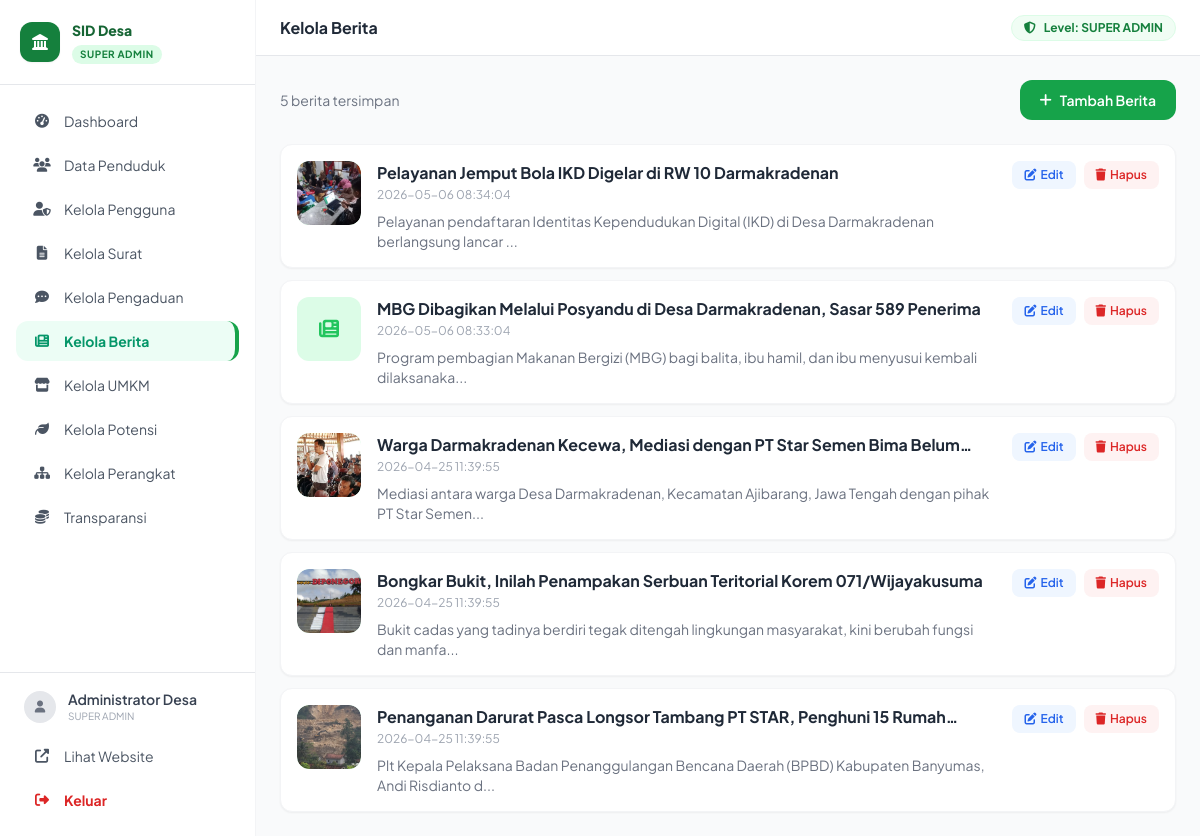
Page /admin/kelola-berita.php (signed in) on the committed database.
### tables this page shows
CREATE TABLE `berita` (
  `id` int(11) NOT NULL,
  `judul` varchar(300) NOT NULL,
  `isi` longtext NOT NULL,
  `gambar` varchar(255) DEFAULT NULL,
  `tanggal` timestamp NOT NULL DEFAULT current_timestamp()
);

### admin/kelola-berita.php (the view, shortened to what this page needs)
<?php
require_once '../config/db.php';
$action = $_GET['action'] ?? 'list';
$berita = $conn->query("SELECT * FROM berita ORDER BY tanggal DESC");
require_once 'layout.php';
?>
<?php if($action === 'list'): ?>
<div class="flex items-center justify-between mb-6">
    <div class="text-sm text-gray-500"><?= $berita->num_rows ?> berita tersimpan</div>
    <a href="?action=add" class="bg-green-600 hover:bg-green-700 text-white text-sm font-semibold px-5 py-2.5 rounded-xl flex items-center gap-2 transition">
        <i class="fas fa-plus"></i> Tambah Berita
    </a>
</div>
<div class="space-y-3">
    <?php while($row = $berita->fetch_assoc()): ?>
    <div class="bg-white rounded-xl border border-gray-100 shadow-sm p-4 flex gap-4 items-start">
        <div class="w-16 h-16 bg-green-100 rounded-xl flex items-center justify-center flex-shrink-0 overflow-hidden">
            <?php if($row['gambar'] && file_exists('../uploads/berita/'.$row['gambar'])): ?>
            <img src="../uploads/berita/<?= $row['gambar'] ?>" class="w-16 h-16 object-cover rounded-xl">
            <?php else: ?>
            <i class="fas fa-newspaper text-green-500 text-xl"></i>
            <?php endif; ?>
        </div>
        <div class="flex-1 min-w-0">
            <div class="font-bold text-gray-800 mb-0.5 line-clamp-1"><?= htmlspecialchars($row['judul']) ?></div>
            <div class="text-xs text-gray-400 mb-2"><?= isset($row['tanggal']) ? $row['tanggal'] : '' ?></div>
            <div class="text-sm text-gray-500 line-clamp-2"><?= strip_tags(substr($row['isi'], 0, 100)) ?>...</div>
        </div>
        <div class="flex gap-2 flex-shrink-0">
            <a href="?action=edit&id=<?= $row['id'] ?>"
               class="bg-blue-50 text-blue-600 hover:bg-blue-100 px-3 py-1.5 rounded-lg text-xs font-semibold transition flex items-center gap-1">
                <i class="fas fa-edit"></i> Edit
            </a>
            <a href="#" onclick="konfirmasiHapus('?delete=<?= $row['id'] ?>', '<?= addslashes(htmlspecialchars($row['judul'])) ?>'); return false;"
               class="bg-red-50 text-red-600 hover:bg-red-100 px-3 py-1.5 rounded-lg text-xs font-semibold transition flex items-center gap-1">
                <i class="fas fa-trash"></i> Hapus
            </a>
        </div>
    </div>
    <?php endwhile; ?>
</div>
<?php endif; ?>
<?php require_once 'layout-footer.php'; ?>

### admin/layout.php (style rules this page uses)
body { font-family: 'Plus Jakarta Sans', sans-serif; }

### rows in the picture
berita: gambar (picture), judul "Pelayanan Jemput Bola IKD Digelar di RW 10 Darmakradenan", tanggal "2026-05-06 08:34:04", isi "Pelayanan pendaftaran Identitas Kependudukan Digital (IKD) di Desa Darmakradenan berlangsung lancar"
berita: judul "MBG Dibagikan Melalui Posyandu di Desa Darmakradenan, Sasar 589 Penerima", tanggal "2026-05-06 08:33:04", isi "Program pembagian Makanan Bergizi (MBG) bagi balita, ibu hamil, dan ibu menyusui kembali dilaksanaka"
berita: gambar (picture), judul "Warga Darmakradenan Kecewa, Mediasi dengan PT Star Semen Bima…", tanggal "2026-04-25 11:39:55", isi "Mediasi antara warga Desa Darmakradenan, Kecamatan Ajibarang, Jawa Tengah dengan pihak PT Star Semen"
berita: gambar (picture), judul "Bongkar Bukit, Inilah Penampakan Serbuan Teritorial Korem 071/Wijayakusuma", tanggal "2026-04-25 11:39:55", isi "Bukit cadas yang tadinya berdiri tegak ditengah lingkungan masyarakat, kini berubah fungsi dan manfa"
berita: gambar (picture), judul "Penanganan Darurat Pasca Longsor Tambang PT STAR, Penghuni 15…", tanggal "2026-04-25 11:39:55", isi "Plt Kepala Pelaksana Badan Penanggulangan Bencana Daerah (BPBD) Kabupaten Banyumas, Andi Risdianto d"

### other values in the picture
str_replace('_', ' ', $admin_role) "SUPER ADMIN"
$admin_name "Administrator Desa"
$page_title "Kelola Berita"
$berita->num_rows "5"
